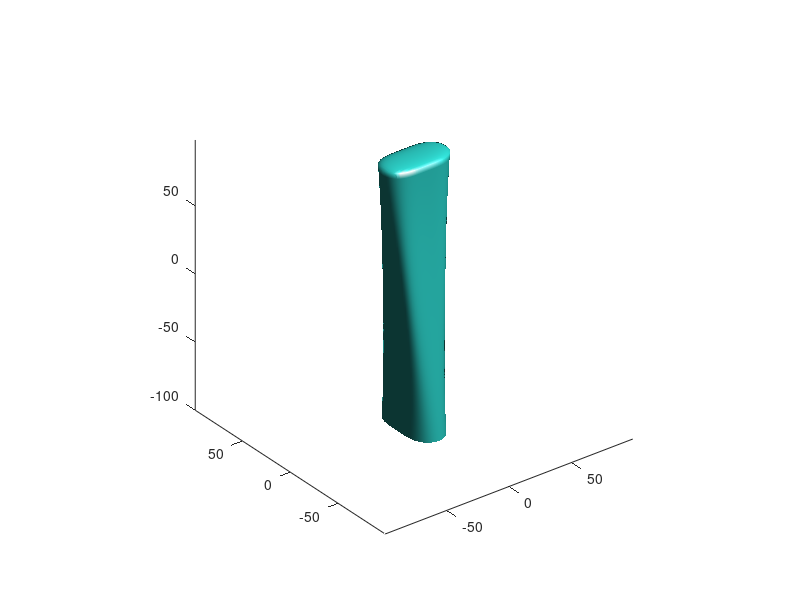

MATLAB code for this plot:
%% this script generates a 3D model of the beam shape
global Ep w0 z0 tau;
Ep=sqrt(1e18/2.146e18); % sqrt of intensity

w0=2*pi*2; % beam waist
z0=w0^2/2; % focal length
dz=z0; % axial focal misalignment

LaserField=@CircularEnvelope;
x=-40:1.6:40;
y=-40:1.6:40;
z=-100:4:100;
t=0;
E=zeros(51,51,51);
for a=1:50
for b=1:50
for c=1:50
    Zx=z0+i*(z(c)-dz); % coherence length w/ z phase
    Zy=z0+i*(z(c)+dz);
    field=z0/sqrt(Zx*Zy)*exp(-x(a)^2/(2*Zx)-y(b)^2/(2*Zy));
    E(a,b,c)=real(field);
    % Ey=real(x(a)*y(b)/(2*Z^2)*field);
    % Ez=real(-i*x(a)/Z*field);
    % E(c,b,a)=sqrt(Ex^2+Ey^2+Ez^2);
end
end
end
cla
axis vis3d
rotate3d on
isosurface(x,y,z,E,0.2);
view(3);
camlight;
lighting gouraud;